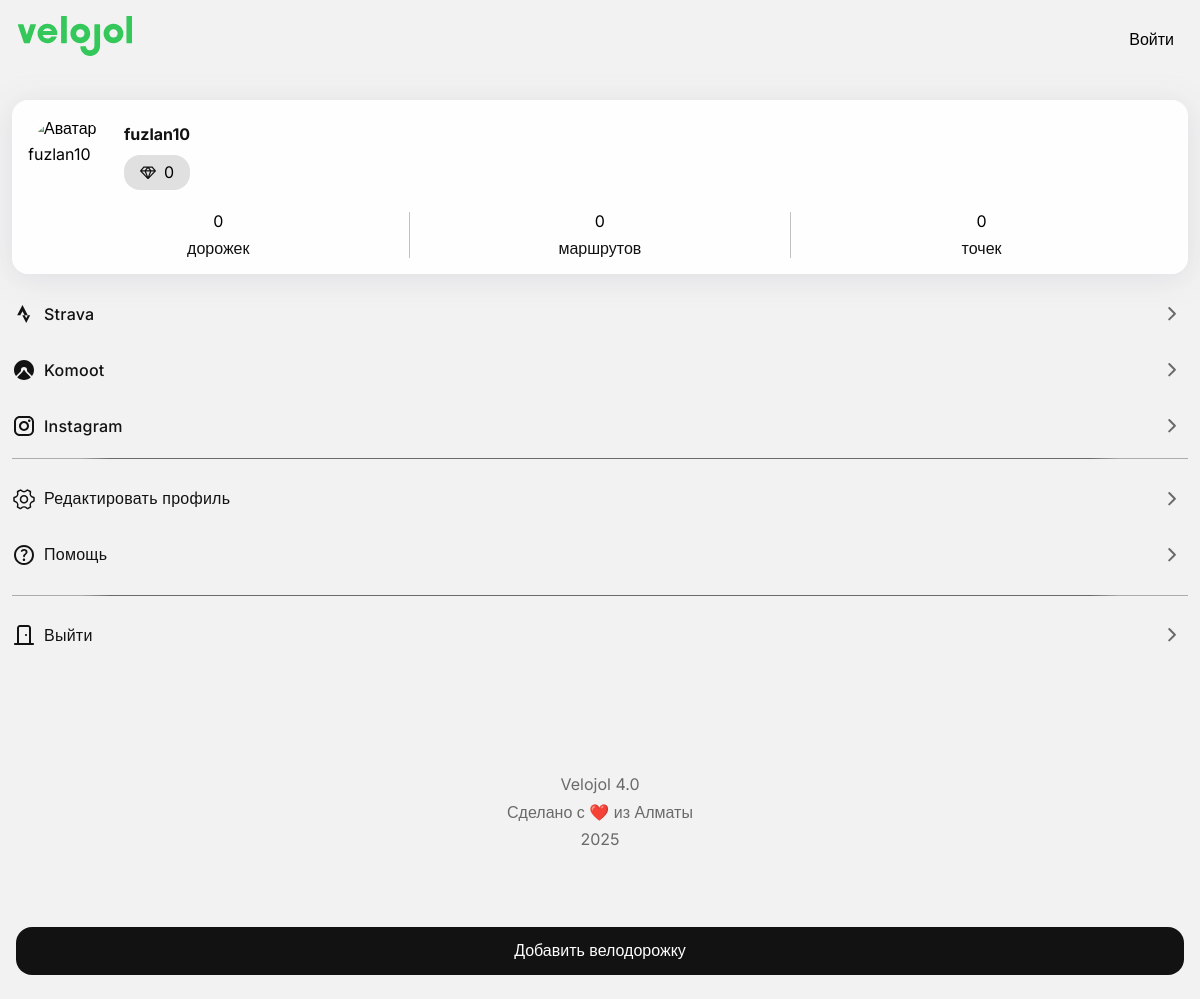
Before: /auth/profile (signed in) with the older database file.
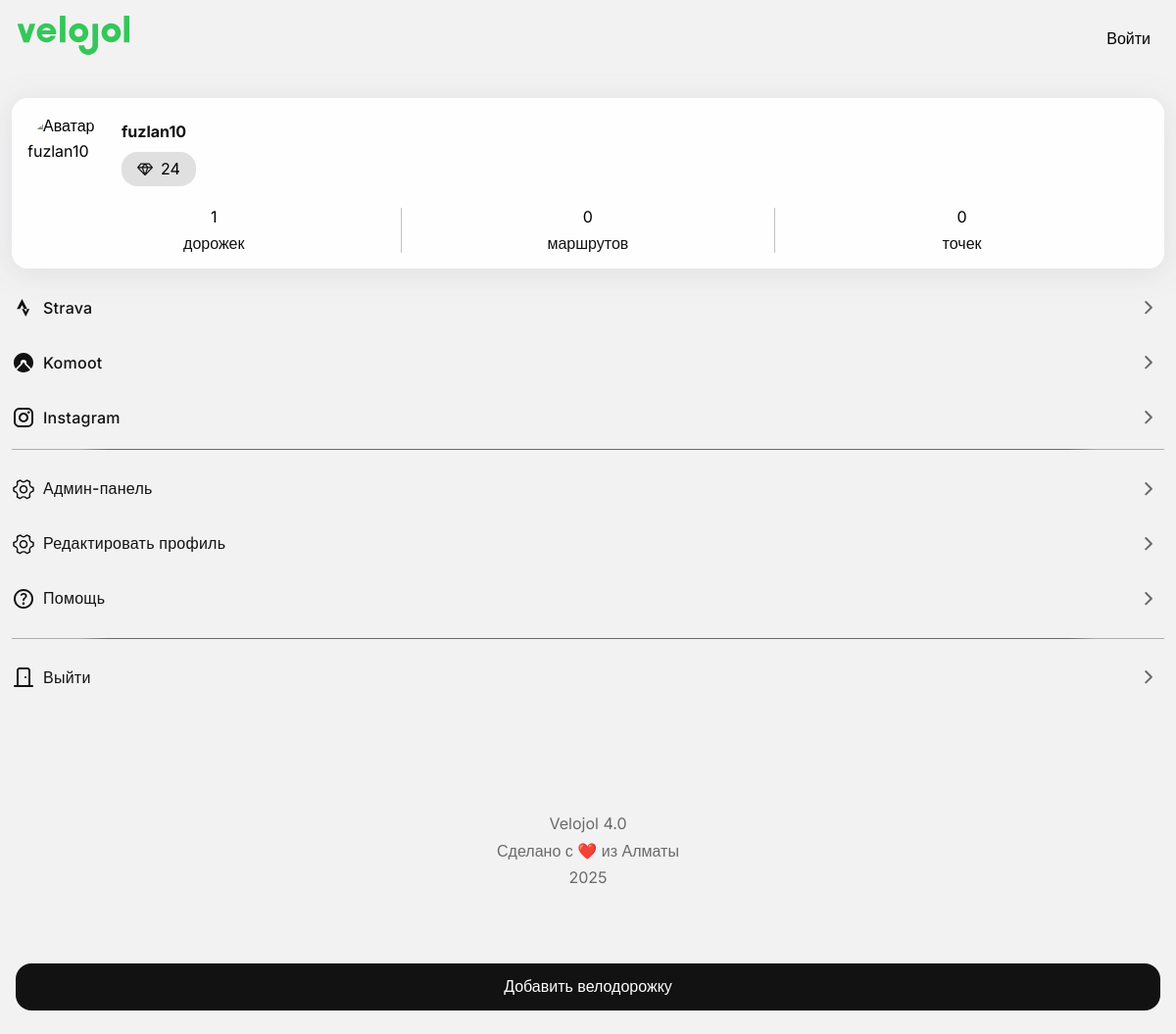
After: the same page with the newer database file.
### app/models/user.py (models this page shows, shortened)
class User(UserMixin, db.Model):
    __tablename__ = 'users'
    id = db.Column(db.Integer, primary_key=True)
    email = db.Column(db.String(120), unique=True, nullable=False, index=True)
    password_hash = db.Column(db.String(128), nullable=False)
    nickname = db.Column(db.String(64), unique=True, nullable=False, index=True)
    is_admin = db.Column(db.Boolean, default=False, nullable=False)
    avatar_url = db.Column(db.String(256))
    strava_url = db.Column(db.String(256))
    komoot_url = db.Column(db.String(256))
    telegram_url = db.Column(db.String(256))
    instagram_url = db.Column(db.String(256))
    created_at = db.Column(db.DateTime, default=lambda: datetime.now(timezone.utc), nullable=False)
    updated_at = db.Column(db.DateTime, default=lambda: datetime.now(timezone.utc), onupdate=lambda: datetime.now(timezone.utc))
    bikelanes = db.relationship('BikeLane', foreign_keys='BikeLane.user_id', backref='author', lazy='dynamic')
    notifications = db.relationship('Notification', backref='user', lazy='dynamic')
    def get_social_links(self):
        links = {}
        if self.strava_url:
            links['Strava'] = self.strava_url
        if self.komoot_url:
            links['Komoot'] = self.komoot_url
        if self.telegram_url:
            links['Telegram'] = self.telegram_url
        if self.instagram_url:
            links['Instagram'] = self.instagram_url
        return links
    def get_bikelanes_count(self):
        return self.bikelanes.count()
    def get_pending_bikelanes_count(self):
        return self.bikelanes.filter_by(status='pending').count()
    def get_approved_bikelanes_count(self):
        return self.bikelanes.filter_by(status='approved').count()
    def get_total_score(self):
        approved_bikelanes = self.bikelanes.filter_by(status='approved')
        return sum(bl.score for bl in approved_bikelanes if bl.score)

### app/routes/auth.py (the view)
@bp.route('/profile')
@login_required
def profile():
    user_stats = {
        'bikelanes_total': current_user.get_bikelanes_count(),
        'bikelanes_pending': current_user.get_pending_bikelanes_count(),
        'bikelanes_approved': current_user.get_approved_bikelanes_count(),
        'total_score': current_user.get_total_score()
    }
    return render_template('auth/profile.html', user=current_user, user_stats=user_stats)

### app/templates/auth/profile.html (shortened to what this page needs)
{% extends "base.html" %}
{% block content %}
<div class="profile-container">
    <div class="button_wrapper_fixed">
        <a href="{{ url_for('main.add_bikelane') }}" class="button_square_label btn_black">
            Добавить велодорожку
        </a>
    </div>
    <div class="profile-header">
        <div class="hstack gap-m aic">
            <img src="{{ user.display_avatar }}" alt="Аватар {{ user.nickname }}" class="profile-avatar">
            <span class="vstack gap-s">
                <h2 class="prime100 profile-name">{{ user.nickname }}</h2>
                <span class="badge_gs">
                    <img src="{{ url_for('static', filename='img/icon/ball_icon.svg') }}" alt="Велосипед" class="icon-small">
                    <p class="stat-number">{{ user_stats.total_score or 0 }}</p>
                </span>
        </div>
        <div class="hstack w100">
            <span class="vstack graph w100 aic gap-s">
                    <p class="stat-number">{{ user_stats.bikelanes_approved or 0 }}</p>
                    <p class="prime100">дорожек</p>
            </span>
            <span class="vstack graph w100 aic gap-s">
                    <p class="stat-number">0</p>
                    <p class="prime100">маршрутов</p>
            </span>
            <span class="vstack w100 aic gap-s">
                    <p class="stat-number">0</p>
                    <p class="prime100">точек</p>
            </span>
        </div>
    </div>
    <div class="profile-section mt-m">
        {% set social_links = user.get_social_links() %}
        {% if social_links %}
            <ul class="social-links">
                {% for platform, url in social_links.items() %}
                    <li>
                        <a href="{{ url }}" class="prime100 cell" target="_blank" rel="noopener">
                            <span class="icon-small">
                                {% if platform == 'Strava' %} <img src="{{ url_for('static', filename='img/icon/strava.svg') }}" alt="Strava" class="icon-small">
                                {% elif platform == 'Komoot' %} <img src="{{ url_for('static', filename='img/icon/komoot.svg') }}" alt="Komoot" class="icon-small">
                                {% elif platform == 'Telegram' %}<img src="{{ url_for('static', filename='img/icon/telegram.svg') }}" alt="Telegram" class="icon-small">
                                {% elif platform == 'Instagram' %}<img src="{{ url_for('static', filename='img/icon/instagram.svg') }}" alt="Instagram" class="icon-small">
                                {% else %}🔗
                                {% endif %}
                            </span>
                            {{ platform }}
                            <img src="{{ url_for('static', filename='img/icon/chevron_right.svg') }}" alt="Внешняя ссылка" class="icon-small chevron_right">
                        </a>
                    </li>
                {% endfor %}
            </ul>
        {% endif %}
    </div>
    <div class="profile-actions">
        {% if user.is_admin %}
        <a href="{{ url_for('admin.dashboard') }}" class="cell">
            <img src="{{ url_for('static', filename='img/icon/settings.svg') }}" alt="admin" class="icon-small">
            Админ-панель
            <img src="{{ url_for('static', filename='img/icon/chevron_right.svg') }}" alt="Внешняя ссылка" class="icon-small chevron_right">
        </a>
        {% endif %}
        <a href="{{ url_for('auth.edit_profile') }}" class="cell">
            <img src="{{ url_for('static', filename='img/icon/settings.svg') }}" alt="help" class="icon-small">
            Редактировать профиль
            <img src="{{ url_for('static', filename='img/icon/chevron_right.svg') }}" alt="Внешняя ссылка" class="icon-small chevron_right">
        </a>
        <a href="{{ url_for('auth.logout') }}" class="cell">
            <img src="{{ url_for('static', filename='img/icon/help.svg') }}" alt="help" class="icon-small">
            Помощь
            <img src="{{ url_for('static', filename='img/icon/chevron_right.svg') }}" alt="Внешняя ссылка" class="icon-small chevron_right">
        </a>
        <a href="{{ url_for('auth.logout') }}" class="cell">
            <img src="{{ url_for('static', filename='img/icon/door.svg') }}" alt="Выйти" class="icon-small">
            Выйти
            <img src="{{ url_for('static', filename='img/icon/chevron_right.svg') }}" alt="Внешняя ссылка" class="icon-small chevron_right">
        </a>
    </div>
</div>
{% endblock %}

### app/templates/base.html (shortened to what this page needs)
<!DOCTYPE html>
<html lang="ru">
<head>
    <link rel="stylesheet" href="https://unpkg.com/leaflet@1.9.4/dist/leaflet.css" />
    <link rel="stylesheet" href="{{ url_for('static', filename='css/reset.css') }}">
    <link rel="stylesheet" href="{{ url_for('static', filename='css/typo.css') }}">
    <link rel="stylesheet" href="{{ url_for('static', filename='css/colors.css') }}">
    <link rel="stylesheet" href="{{ url_for('static', filename='css/main.css') }}">
    <link rel="stylesheet" href="{{ url_for('static', filename='css/button.css') }}">
    <link rel="stylesheet" href="{{ url_for('static', filename='css/flash.css') }}">
    <link rel="stylesheet" href="{{ url_for('static', filename='css/profile.css') }}">
</head>
<body>
    {% include 'components/header.html' %}
    <div class="container">
        <main>
            {% block content %}{% endblock %}
        </main>
    </div>
    {% include 'components/footer.html' %}
</body>
</html>

### app/templates/components/header.html
<header>
    <a href="{{ url_for('main.index') }}">
        <img src="{{ url_for('static', filename='img/icon/velojol_logo.svg') }}">
    </a>
    <span class="hstack gap-s">
        <a href="{{ url_for('auth.login') }}" class="button_square_label">Войти</a>
    </span>
</header>

### app/templates/components/footer.html
<footer>
    <div class="container gap-s vstack aic">
        <p class="tac secondary100">Velojol 4.0</p>
        <p class="tac secondary100">Сделано с ❤️ из Алматы</p>
        <p class="tac secondary100">2025</p>
    </div>
</footer>

### app/static/css/typo.css (style rules this page uses)
body, textarea { font-family: 'Inter', sans-serif; line-height: 1.6; }
h1, h2, h3, h4, h5, h6 { font-weight: 700; }
p, input, button, .cell, textarea { font-size: var(--spacer-m); line-height: 120%; }
.cell { font-weight: 500; letter-spacing: 0.25px; }
.tac { text-align: center; }

### app/static/css/colors.css (style rules this page uses)
:root { --bg1: #FEFEFE; --bg3 : #F2F2F2; --bg4 :#E6E6E6; --prime100: #121212; --secondary20:rgba(106, 106, 106, 0.2); --secondary40:rgba(106, 106, 106, 0.4); --secondary100:#6A6A6A; --accent80: #D6F3DD; --accent100:#34C759; --accent200:#2AA248; --prime_invert100:#fefefe; }
.prime100 { color: var(--prime100) !important; }
.secondary100 { color: var(--secondary100); }

### app/static/css/main.css (style rules this page uses)
* { box-sizing: border-box; --spacer-xs:4px; --spacer-s:8px; --spacer-sm:12px; --spacer-m: 16px; --spacer-l: 24px; --spacer-xl: 32px; --spacer-xxl:48px; --spacer-xxxl:64px; --spacer-80:80px; --spacer-100: 100px }
body { background-color: var(--bg3); }
header, .page-header { position: fixed; left: 0px; top: 0px; z-index: 100; width: 100vw; height: 80px; display: flex; flex-direction: row; align-items: center; justify-content: space-between; border-bottom: 1px solid var(--bg3); padding-left: var(--spacer-m); padding-right: var(--spacer-m); padding: 12px; }
footer { padding-top: var(--spacer-m); padding-bottom: 150px; }
main { padding-top: var(--spacer-100); padding-bottom: var(--spacer-100); }
.profile-actions { margin-top: var(--spacer-m); }
.icon-small { display: flex; align-items: center; justify-content: center; }
.w100 { width: 100%; }
.mt-m { margin-top: var(--spacer-m); }
.hstack { display: flex; flex-direction: row; }
.vstack { display: flex; flex-direction: column; }
.aic { align-items: center; }
.gap-s { gap: var(--spacer-s); }
.gap-m { gap: var(--spacer-m); }
.graph { border-right: 1px solid var(--secondary40); }
.badge_gs { display: flex; flex-direction: row; background-color: var(--secondary20); gap: var(--spacer-s); padding: var(--spacer-s) var(--spacer-m); border-radius: var(--spacer-m); }
.social-links, .profile-actions { display: flex; flex-direction: column; gap: var(--spacer-s); }

### app/static/css/button.css (style rules this page uses)
a { text-decoration: none; }
.button_square_label { display: flex; flex-direction: row; align-items: center; justify-content: center; padding: 16px 14px; height: 48px; color: var(--text-button); text-decoration: none; transition: background-color 0.1s ease; border-radius: var(--spacer-m); width: 100%; }
.btn_black { background-color: var(--prime100); color: var(--prime_invert100); }
.button_wrapper_fixed { position: fixed; bottom: 0px; left: 0px; width: 100%; padding: var(--spacer-l) var(--spacer-m); z-index: 1000; }
.cell { width: 100%; height: 48px; display: flex; flex-direction: row; align-items: center; color: var(--prime100); gap: var(--spacer-s); }
.chevron_right { position: absolute; right: var(--spacer-m) }

### app/static/css/profile.css (style rules this page uses)
.profile-container { padding-left: var(--spacer-sm); padding-right: var(--spacer-sm); }
.profile-header { display: flex; flex-direction: column; gap: var(--spacer-m); background-color: var(--bg1); padding: var(--spacer-m); border-radius: var(--spacer-m); filter: drop-shadow(0px 4px 16px rgba(54, 55, 98, 0.10)); }
.profile-avatar { width: 80px; height: 80px; border-radius: 100%; object-fit: cover; }

Changed rows visible on the page:
changed User "fuzlan10": is_admin False → True (drawn)
Other visible differences:
{{ user_stats.total_score or 0 }}: "0" → "24"
{{ user_stats.bikelanes_approved or 0 }}: "0" → "1"
text now shown: "Админ-панель"
